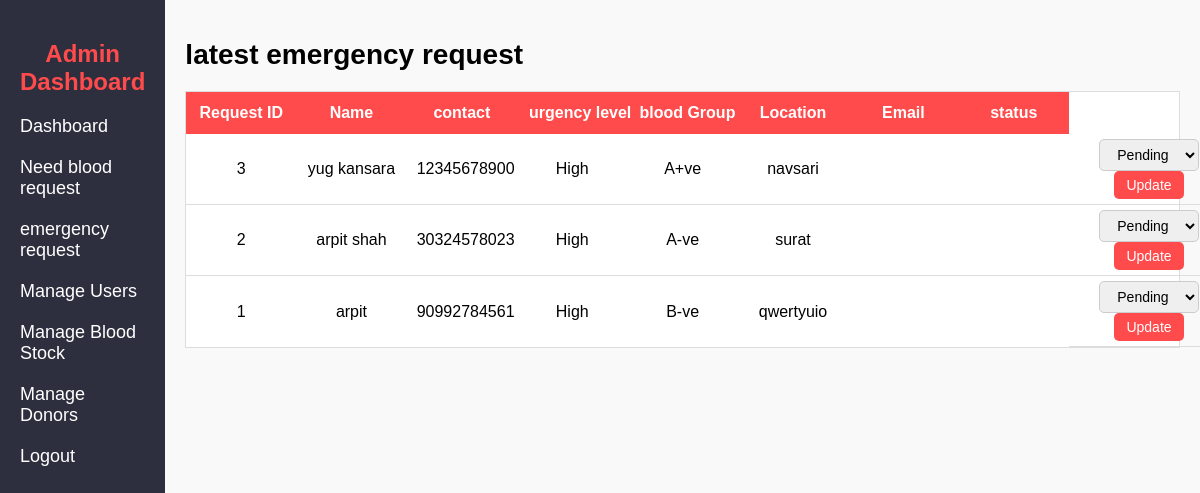
Screenshot of /emergencyrequest.php with the database file from the repository.
### tables this page shows
CREATE TABLE IF NOT EXISTS `emergency_requests` (
  `id` int(11) NOT NULL AUTO_INCREMENT,
  `name` varchar(255) NOT NULL,
  `blood_type` varchar(5) NOT NULL,
  `location` varchar(255) NOT NULL,
  `phone` varchar(50) NOT NULL,
  `message` text NOT NULL,
  `urgency` varchar(10) NOT NULL,
  `created_at` timestamp NOT NULL DEFAULT CURRENT_TIMESTAMP,
  `status` varchar(20) DEFAULT NULL,
  PRIMARY KEY (`id`)
);

### emergencyrequest.php (the view, shortened to what this page needs)
<?php
require 'dbcon.php';
?>
<!DOCTYPE html>
<html lang="en">
<head>
    <link rel="stylesheet" href="admin_dashboard.css">
</head>
<body>
    <div class="container">
        <?php
        include("adminheader.php")
        ?>
        <div class="main-content">
            <header>
                <h1>latest emergency request</h1>
            </header>
            <section class="tables">
                <table>
                    <thead>
                        <tr>
                            <th>Request ID</th>
                            <th>Name</th>
                            <th>contact </th>
                            <th>urgency level</th>
                            <th>blood Group</th>
                            <th>Location</th>
                            <th>Email</th>
                            <th>status</th>
                        </tr>
                    </thead>
                    <tbody>
                    <?php
                            $query = "SELECT * FROM emergency_requests ORDER BY id DESC LIMIT 5";
                            $result = mysqli_query($conn, $query);
                            while($row = mysqli_fetch_assoc($result)) {
                                echo "<tr>";
                                echo "<td>" . $row['id'] . "</td>";
                                echo "<td>" . $row['name'] . "</td>";
                                echo "<td>" . $row['phone'] . "</td>";
                                echo "<td>" . $row['urgency'] . "</td>";
                                echo "<td>" . $row['blood_type'] . "</td>";
                                echo "<td>" . $row['location'] . "</td>";
                                echo "<td>" . $row['email'] . "</td>";
                                echo "<td>" . $row['status'] . "</td>";
                                echo "<td>";
                                echo "<form method='POST' action=''>";
                                echo "<select name='status'>";
                                echo "<option value='Pending'" . ($row['status'] == 'Pending' ? ' selected' : '') . ">Pending</option>";
                                echo "</select>";
                                echo "<button type='submit' name='update_status'>Update</button>";
                                echo "</form>";
                                echo "</td>";
                                echo "</tr>";
                            }
                        ?>
                    </tbody>
                </table>
            </section>
        </div>
    </div>
</body>
</html>

### admin_dashboard.css (style rules this page uses)
body { font-family: Arial, sans-serif; margin: 0; padding: 0; background-color: #f9f9f9; }
.container { display: flex; height: 100vh; }
.main-content { flex-grow: 1; padding: 20px; }
.main-content header h1 { font-size: 28px; margin-bottom: 10px; }
.tables { margin-top: 20px; }
table { width: 100%; border-collapse: collapse; background-color: white; border: 1px solid #ddd; table-layout: fixed; }
th { background-color: #ff4b4b; color: white; padding: 12px; text-align: center; font-size: 16px; white-space: nowrap; }
td { padding: 10px; text-align: center; border-bottom: 1px solid #ddd; vertical-align: middle; }
td:last-child { display: flex; flex-direction: row; align-items: center; justify-content: center; gap: 5px; padding: 5px; width: auto; min-width: 150px; }
select { padding: 6px; width: auto; min-width: 100px; border-radius: 5px; border: 1px solid #ccc; font-size: 14px; text-align: center; }
button { padding: 6px 12px; background-color: #ff4b4b; color: white; border: none; cursor: pointer; border-radius: 5px; font-size: 14px; text-align: center; }

### rows the page displays
emergency_requests: id "3", name "yug kansara", phone "12345678900", urgency "High", blood_type "A+ve", location "navsari"
emergency_requests: id "2", name "arpit shah", phone "30324578023", urgency "High", blood_type "A-ve", location "surat"
emergency_requests: id "1", name "arpit", phone "90992784561", urgency "High", blood_type "B-ve", location "qwertyuio"
